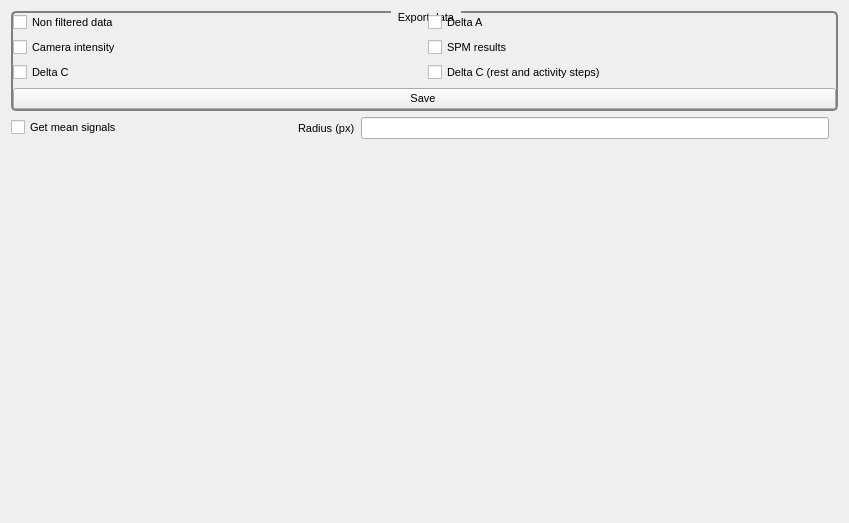
<?xml version="1.0" encoding="UTF-8"?>
<ui version="4.0">
 <class>HSaveData</class>
 <widget class="QWidget" name="HSaveData">
  <property name="geometry">
   <rect>
    <x>0</x>
    <y>0</y>
    <width>849</width>
    <height>523</height>
   </rect>
  </property>
  <property name="windowTitle">
   <string>Form</string>
  </property>
  <layout class="QGridLayout" name="gridLayout">
   <item row="5" column="0">
    <widget class="QCheckBox" name="_Mean_ROI_box">
     <property name="font">
      <font>
       <pointsize>8</pointsize>
      </font>
     </property>
     <property name="text">
      <string>Get mean signals</string>
     </property>
    </widget>
   </item>
   <item row="7" column="2">
    <spacer name="verticalSpacer">
     <property name="font">
      <font>
       <pointsize>8</pointsize>
      </font>
     </property>
     <property name="orientation">
      <enum>Qt::Orientation::Vertical</enum>
     </property>
     <property name="sizeHint" stdset="0">
      <size>
       <width>20</width>
       <height>40</height>
      </size>
     </property>
    </spacer>
   </item>
   <item row="6" column="0" colspan="3">
    <widget class="HCreateVideo" name="_video" native="true">
     <property name="font">
      <font>
       <pointsize>8</pointsize>
      </font>
     </property>
    </widget>
   </item>
   <item row="4" column="0" colspan="3">
    <widget class="QGroupBox" name="groupBox">
     <property name="font">
      <font>
       <pointsize>8</pointsize>
      </font>
     </property>
     <property name="styleSheet">
      <string notr="true"> QGroupBox {

     border: 2px solid gray;
     border-radius: 5px;
     margin-top: 5ex; /* leave space at the top for the title */
 }
 QGroupBox::title {
     subcontrol-origin: margin;
     subcontrol-position: top center; /* position at the top center */
     padding: 0 5px;
 }


</string>
     </property>
     <property name="title">
      <string>Export data</string>
     </property>
     <property name="alignment">
      <set>Qt::AlignmentFlag::AlignCenter</set>
     </property>
     <layout class="QGridLayout" name="gridLayout_2">
      <property name="leftMargin">
       <number>0</number>
      </property>
      <property name="topMargin">
       <number>0</number>
      </property>
      <property name="rightMargin">
       <number>0</number>
      </property>
      <property name="bottomMargin">
       <number>0</number>
      </property>
      <item row="2" column="0">
       <widget class="QCheckBox" name="_Delta_C">
        <property name="font">
         <font>
          <pointsize>8</pointsize>
         </font>
        </property>
        <property name="text">
         <string>Delta C</string>
        </property>
       </widget>
      </item>
      <item row="7" column="0" colspan="2">
       <widget class="QPushButton" name="_save_results">
        <property name="font">
         <font>
          <pointsize>8</pointsize>
         </font>
        </property>
        <property name="text">
         <string>Save </string>
        </property>
       </widget>
      </item>
      <item row="0" column="0">
       <widget class="QCheckBox" name="_non_filtered_data">
        <property name="font">
         <font>
          <pointsize>8</pointsize>
         </font>
        </property>
        <property name="text">
         <string>Non filtered data</string>
        </property>
       </widget>
      </item>
      <item row="1" column="0">
       <widget class="QCheckBox" name="_intensity">
        <property name="font">
         <font>
          <pointsize>8</pointsize>
         </font>
        </property>
        <property name="text">
         <string>Camera intensity</string>
        </property>
       </widget>
      </item>
      <item row="0" column="1">
       <widget class="QCheckBox" name="_Delta_A">
        <property name="font">
         <font>
          <pointsize>8</pointsize>
         </font>
        </property>
        <property name="text">
         <string>Delta A</string>
        </property>
       </widget>
      </item>
      <item row="1" column="1">
       <widget class="QCheckBox" name="_SPM">
        <property name="font">
         <font>
          <pointsize>8</pointsize>
         </font>
        </property>
        <property name="text">
         <string>SPM results</string>
        </property>
       </widget>
      </item>
      <item row="2" column="1">
       <widget class="QCheckBox" name="_Delta_C_rest_activity">
        <property name="font">
         <font>
          <pointsize>8</pointsize>
         </font>
        </property>
        <property name="text">
         <string>Delta C (rest and activity steps)</string>
        </property>
       </widget>
      </item>
     </layout>
    </widget>
   </item>
   <item row="5" column="1" colspan="2">
    <widget class="QWidget" name="_Mean_ROI" native="true">
     <property name="font">
      <font>
       <pointsize>8</pointsize>
      </font>
     </property>
     <layout class="QHBoxLayout" name="horizontalLayout_2" stretch="0,1">
      <property name="topMargin">
       <number>0</number>
      </property>
      <property name="bottomMargin">
       <number>0</number>
      </property>
      <item>
       <widget class="QLabel" name="label_2">
        <property name="font">
         <font>
          <pointsize>8</pointsize>
         </font>
        </property>
        <property name="text">
         <string>Radius (px)</string>
        </property>
       </widget>
      </item>
      <item>
       <widget class="HValueEdit" name="_radius_Mean_ROI">
        <property name="font">
         <font>
          <pointsize>8</pointsize>
         </font>
        </property>
       </widget>
      </item>
     </layout>
    </widget>
   </item>
  </layout>
 </widget>
 <customwidgets>
  <customwidget>
   <class>HValueEdit</class>
   <extends>QLineEdit</extends>
   <header>HValueEdit.h</header>
  </customwidget>
  <customwidget>
   <class>HCreateVideo</class>
   <extends>QWidget</extends>
   <header>HCreateVideo.h</header>
   <container>1</container>
  </customwidget>
 </customwidgets>
 <resources/>
 <connections/>
</ui>
